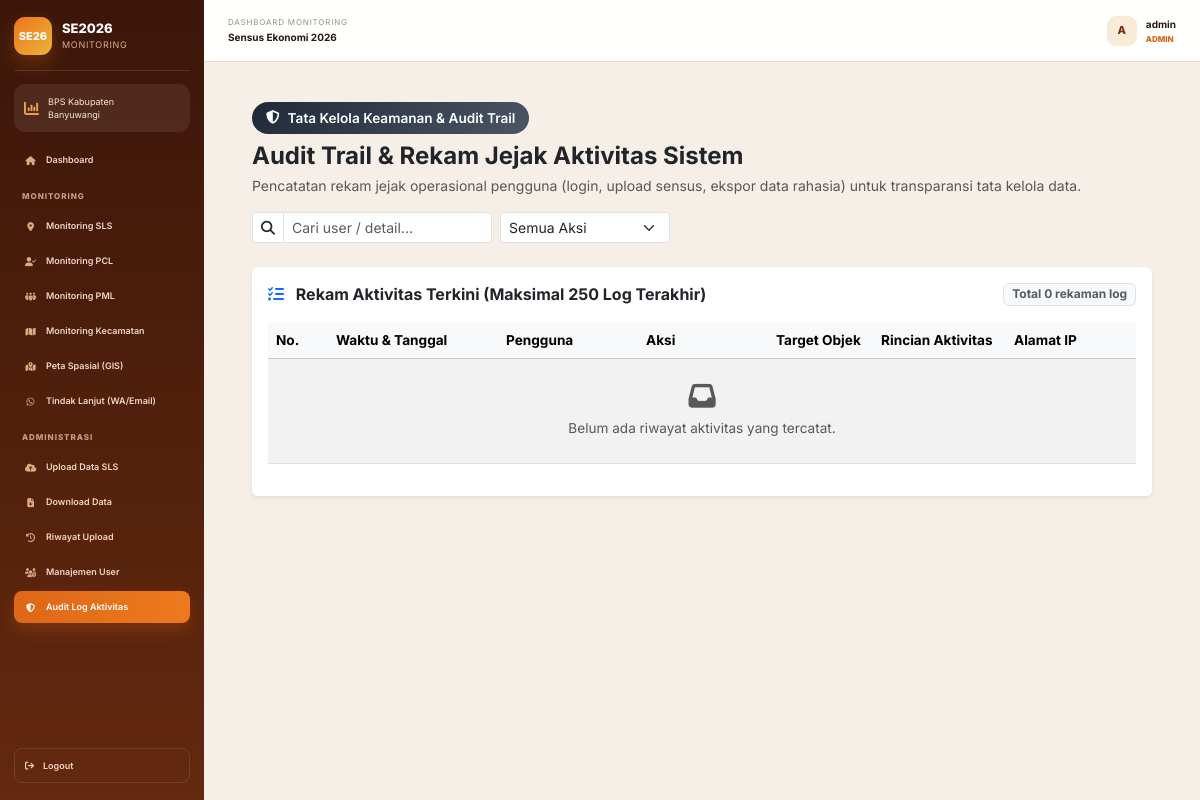
The page /admin/logs (signed in) on the database its author committed.
### models/user.py (models this page shows, shortened)
class User(db.Model):
    __tablename__ = "users"
    id = db.Column(db.Integer, primary_key=True)
    nama_lengkap = db.Column(db.String(150), nullable=False)
    username = db.Column(db.String(80), nullable=False, unique=True, index=True)
    email = db.Column(db.String(150), nullable=False, unique=True, index=True)
    password_hash = db.Column(db.String(255), nullable=False)
    role = db.Column(db.Enum("admin", "user", name="user_role"), nullable=False, default="user")
    is_active = db.Column(db.Boolean, nullable=False, default=True)
    created_at = db.Column(db.DateTime, nullable=False, default=datetime.utcnow)
    updated_at = db.Column(db.DateTime, nullable=False, default=datetime.utcnow, onupdate=datetime.utcnow)

### routes/log_routes.py (the view)
@log_bp.route("/admin/logs")
@login_required
@admin_required
def activity_logs():
    action_filter = request.args.get("action", "").strip() or None
    search_query = request.args.get("q", "").strip() or None
    logs = get_activity_logs(limit=250, action_filter=action_filter, search=search_query)
    return render_template(
        "activity_logs.html",
        logs=logs,
        current_action=action_filter or "",
        search_query=search_query or "",
    )

### routes/auth_routes.py (called while the page is built, shortened)
def _sync_registered_snapshots():
    snapshots = session.get("registered_snapshots") or []
    if not snapshots:
        return

### services/activity_service.py (called while the page is built, shortened)
def get_activity_logs(limit=200, action_filter=None, search=None):
    try:
        query = ActivityLog.query.order_by(ActivityLog.created_at.desc())
        if action_filter:
            query = query.filter(ActivityLog.action == action_filter.upper())
        return query.limit(limit).all()
    except Exception as e:
        logger.warning("Gagal mengambil activity log: %s", e)
        return []

### templates/activity_logs.html (shortened to what this page needs)
{% extends "base.html" %}
{% block page_id %}logs-page{% endblock %}
{% block content %}
<div class="container-fluid px-4 py-3">
  <div class="d-flex flex-wrap align-items-center justify-content-between gap-3 mb-4">
    <div>
      <div class="log-header-badge mb-2">
        <i class="fa-solid fa-shield-halved"></i> Tata Kelola Keamanan & Audit Trail
      </div>
      <h2 class="h4 fw-bold text-dark mb-1">
        Audit Trail & Rekam Jejak Aktivitas Sistem
      </h2>
      <p class="text-muted small mb-0">
        Pencatatan rekam jejak operasional pengguna (login, upload sensus, ekspor data rahasia) untuk transparansi tata kelola data.
      </p>
    </div>
    <form method="GET" action="/admin/logs" class="d-flex align-items-center gap-2">
      <div class="input-group input-group-sm" style="width: 240px;">
        <span class="input-group-text bg-white"><i class="fa-solid fa-magnifying-glass"></i></span>
        <input
          type="text"
          name="q"
          class="form-control"
          placeholder="Cari user / detail..."
          value="{{ search_query }}"
        />
      </div>
      <select name="action" class="form-select form-select-sm" style="width: 170px;" onchange="this.form.submit()">
        <option value="">Semua Aksi</option>
      </select>
    </form>
  </div>
  <div class="card border-0 shadow-sm p-3">
    <div class="d-flex align-items-center justify-content-between mb-3">
      <h6 class="fw-bold text-dark mb-0">
        <i class="fa-solid fa-list-check text-primary me-2"></i> Rekam Aktivitas Terkini (Maksimal 250 Log Terakhir)
      </h6>
      <span class="badge bg-light text-muted border">Total {{ logs|length }} rekaman log</span>
    </div>
    <div class="table-responsive">
      <table class="table table-hover table-striped align-middle" style="font-size: 0.85rem;">
        <thead class="table-light">
          <tr>
            <th style="width: 60px;">No.</th>
            <th style="width: 170px;">Waktu & Tanggal</th>
            <th style="width: 140px;">Pengguna</th>
            <th style="width: 130px;">Aksi</th>
            <th>Target Objek</th>
            <th>Rincian Aktivitas</th>
            <th style="width: 130px;">Alamat IP</th>
          </tr>
        </thead>
        <tbody>
          {% for log in logs %}
          <tr>
            <td>{{ loop.index }}</td>
            <td class="text-muted small">
              {{ log.created_at.strftime("%d/%m/%Y %H:%M:%S") if log.created_at else "-" }}
            </td>
            <td>
              {% if log.user %}
                <span class="badge bg-light text-dark border">
                  <i class="fa-solid fa-user me-1"></i> {{ log.user.username }}
                </span>
              {% else %}
                <span class="badge bg-secondary">System / Tamu</span>
              {% endif %}
            </td>
            <td>
              {% if log.action == 'LOGIN' %}
                <span class="badge bg-success">LOGIN</span>
              {% elif log.action == 'LOGIN_FAILED' %}
                <span class="badge bg-danger">LOGIN GAGAL</span>
              {% elif log.action == 'LOGOUT' %}
                <span class="badge bg-secondary">LOGOUT</span>
              {% elif log.action == 'UPLOAD' %}
                <span class="badge bg-primary">UPLOAD SLS</span>
              {% elif log.action == 'EXPORT' %}
                <span class="badge bg-info text-dark">EXPORT</span>
              {% elif log.action == 'SUBMIT_SUS' %}
                <span class="badge bg-warning text-dark">UJI SUS</span>
              {% else %}
                <span class="badge bg-dark">{{ log.action }}</span>
              {% endif %}
            </td>
            <td class="fw-semibold text-dark">{{ log.target or '-' }}</td>
            <td class="text-muted small">{{ log.details or '-' }}</td>
            <td><code>{{ log.ip_address or '127.0.0.1' }}</code></td>
          </tr>
          {% else %}
          <tr>
            <td colspan="7" class="text-center py-4 text-muted">
              <i class="fa-solid fa-inbox fa-2x mb-2 d-block"></i>
              Belum ada riwayat aktivitas yang tercatat.
            </td>
          </tr>
          {% endfor %}
        </tbody>
      </table>
    </div>
  </div>
</div>
{% endblock %}

### templates/base.html (shortened to what this page needs)
<!DOCTYPE html>
<html lang="id">
<head>
  <link
    href="https://cdn.jsdelivr.net/npm/bootstrap@5.3.3/dist/css/bootstrap.min.css"
    rel="stylesheet"
  >
  <link
    href="https://cdnjs.cloudflare.com/ajax/libs/font-awesome/6.5.2/css/all.min.css"
    rel="stylesheet"
  >
  <link
    rel="stylesheet"
    href="{{ url_for('static', filename='css/style.css') }}?v=42"
  >
  <link
    rel="stylesheet"
    href="{{ url_for('static', filename='css/upload-page.css') }}?v=1"
  >
</head>
<body data-page="{% block page_id %}{% endblock %}">
  <div class="app-shell">
    <aside class="sidebar" id="sidebar">
      <div class="sidebar-brand">
        <div class="brand-badge">SE26</div>
        <div class="brand-copy">
          <strong>SE2026</strong>
          <span>Monitoring</span>
        </div>
      </div>
      <div class="sidebar-divider"></div>
      <div class="agency-card">
        <i class="fa-solid fa-chart-column"></i>
        <span>
          BPS Kabupaten<br>
          Banyuwangi
        </span>
      </div>
      <nav class="sidebar-nav">
        <a
          href="/dashboard"
          class="nav-item {% if request.path == '/dashboard' %}active{% endif %}"
        >
          <i class="fa-solid fa-house"></i>
          <span>Dashboard</span>
        </a>
        <div class="nav-section-title">
          Monitoring
        </div>
        <a
          href="/monitoring-sls"
          class="nav-item {% if request.path == '/monitoring-sls' %}active{% endif %}"
        >
          <i class="fa-solid fa-location-dot"></i>
          <span>Monitoring SLS</span>
        </a>
        <a
          href="/monitoring-pcl"
          class="nav-item {% if request.path == '/monitoring-pcl' %}active{% endif %}"
        >
          <i class="fa-solid fa-user-check"></i>
          <span>Monitoring PCL</span>
        </a>
        <a
          href="/monitoring-pml"
          class="nav-item {% if request.path == '/monitoring-pml' %}active{% endif %}"
        >
          <i class="fa-solid fa-people-group"></i>
          <span>Monitoring PML</span>
        </a>
        <a
          href="/monitoring-kecamatan"
          class="nav-item {% if request.path == '/monitoring-kecamatan' %}active{% endif %}"
        >
          <i class="fa-solid fa-map"></i>
          <span>Monitoring Kecamatan</span>
        </a>
        <a
          href="/peta-spasial"
          class="nav-item {% if request.path == '/peta-spasial' %}active{% endif %}"
        >
          <i class="fa-solid fa-map-location-dot"></i>
          <span>Peta Spasial (GIS)</span>
        </a>
        <a
          href="/tindak-lanjut"
          class="nav-item {% if request.path == '/tindak-lanjut' %}active{% endif %}"
        >
          <i class="fa-brands fa-whatsapp"></i>
          <span>Tindak Lanjut (WA/Email)</span>
        </a>
        {% if current_user.role == 'admin' %}
        <div class="nav-section-title">
          Administrasi
        </div>
        <a
          href="/upload"
          class="nav-item {% if request.path == '/upload' %}active{% endif %}"
        >
          <i class="fa-solid fa-cloud-arrow-up"></i>
          <span>Upload Data SLS</span>
        </a>
        <a
          href="/download"
          class="nav-item {% if request.path == '/download' %}active{% endif %}"
        >
          <i class="fa-solid fa-file-arrow-down"></i>
          <span>Download Data</span>
        </a>
        <a
          href="/riwayat-upload"
          class="nav-item {% if 'riwayat' in request.path %}active{% endif %}"
        >
          <i class="fa-solid fa-clock-rotate-left"></i>
          <span>Riwayat Upload</span>
        </a>
        <a
          href="/admin/users"
          class="nav-item {% if 'users' in request.path %}active{% endif %}"
        >
          <i class="fa-solid fa-users-gear"></i>
          <span>Manajemen User</span>
        </a>
        <a
          href="/admin/logs"
          class="nav-item {% if 'logs' in request.path %}active{% endif %}"
        >
          <i class="fa-solid fa-shield-halved"></i>
          <span>Audit Log Aktivitas</span>
        </a>
        {% endif %}
      </nav>
      <div class="sidebar-footer">
        <a href="/logout" class="logout-link">
          <i class="fa-solid fa-arrow-right-from-bracket"></i>
          <span>Logout</span>
        </a>
      </div>
    </aside>
    <div class="app-main">
      <header class="topbar">
        <div class="topbar-left">
          <div>
            <span>Dashboard Monitoring</span>
            <strong>Sensus Ekonomi 2026</strong>
          </div>
        </div>
        <div class="topbar-user">
          <div class="user-avatar">
            {{
              (
                current_user.username
                if current_user.username
                else 'A'
              )[0]|upper
            }}
          </div>
          <div class="user-copy">
            <strong>
              {{
                current_user.username
                if current_user.username
                else 'Pengguna'
              }}
            </strong>
            <span>
              {{ current_user.role|upper }}
            </span>
          </div>
        </div>
      </header>
      <main class="main-content">
        {% block content %}{% endblock %}
      </main>
    </div>
  </div>
</body>
</html>

### static/css/style.css (style rules this page uses)
:root { --sidebar-width: 204px; --topbar-height: 62px; --brown-950: #3b1609; --brown-900: #4b1d0d; --brown-800: #64290f; --brown-700: #7c2d12; --orange-600: #d96317; --orange-500: #eb781c; --orange-100: #fff1e7; --green-600: #25835b; --red-600: #bf3f32; --gold-500: #dba63a; --cream-50: #fbf8f4; --cream-100: #f5efe8; --cream-200: #eadfd3; --white: #ffffff; --text-dark: #261913; --text-medium: #756960; --text-light: #9b8f86; --border: #e6d9cd; --shadow: 0 12px 30px rgba(80, 42, 19, 0.08); }
* { box-sizing: border-box; }
html, body { margin: 0; min-height: 100%; }
body { font-family: "Inter", "Segoe UI", sans-serif; background: var(--cream-100); color: var(--text-dark); overflow-x: hidden; }
a { color: inherit; text-decoration: none; }
button, input, select, textarea { font: inherit; }
.app-shell { min-height: 100vh; }
.sidebar { position: fixed; inset: 0 auto 0 0; z-index: 1035; display: flex; flex-direction: column; width: var(--sidebar-width); height: 100vh; padding: 17px 14px; overflow-y: auto; color: #f9eadd; background: linear-gradient( 180deg, var(--brown-950) 0%, var(--brown-800) 100% ); }
.sidebar-brand { display: flex; align-items: center; gap: 10px; }
.brand-badge { display: grid; place-items: center; flex: 0 0 38px; width: 38px; height: 38px; color: #fff; font-size: 11px; font-weight: 800; border-radius: 11px; background: linear-gradient( 135deg, #ef741a, #eab43b ); box-shadow: 0 8px 20px rgba(234, 120, 28, 0.26); }
.brand-copy { display: flex; flex-direction: column; line-height: 1.2; }
.brand-copy strong { color: #fff; font-size: 13px; font-weight: 800; }
.brand-copy span { margin-top: 3px; color: #d9ae91; font-size: 9px; letter-spacing: 0.08em; text-transform: uppercase; }
.sidebar-divider { height: 1px; margin: 15px 0 13px; background: rgba(255, 255, 255, 0.12); }
.agency-card { display: flex; align-items: center; gap: 9px; margin-bottom: 12px; padding: 11px 10px; color: #f8e5d5; font-size: 9px; line-height: 1.45; border-radius: 11px; background: rgba(255, 255, 255, 0.08); }
.agency-card i { color: #efa44b; font-size: 15px; }
.sidebar-nav { display: flex; flex-direction: column; gap: 3px; }
.nav-section-title { margin: 11px 8px 5px; color: #c99d82; font-size: 8px; font-weight: 800; letter-spacing: 0.12em; text-transform: uppercase; }
.nav-item { display: flex; align-items: center; gap: 9px; min-height: 32px; padding: 8px 10px; color: #f0d7c4; font-size: 9px; font-weight: 600; border-radius: 8px; transition: background 0.18s ease, color 0.18s ease, transform 0.18s ease; }
.nav-item i { width: 13px; color: #dcaa83; text-align: center; }
.nav-item.active { color: #fff; background: linear-gradient( 90deg, #df6718, #ec7a1d ); box-shadow: 0 8px 18px rgba(221, 101, 24, 0.24); }
.nav-item.active i { color: #fff; }
.sidebar-footer { margin-top: auto; padding-top: 16px; }
.logout-link { display: flex; align-items: center; gap: 9px; padding: 10px; color: #f2d7c5; font-size: 9px; font-weight: 600; border: 1px solid rgba(255, 255, 255, 0.11); border-radius: 8px; }
.app-main { min-height: 100vh; margin-left: var(--sidebar-width); }
.topbar { position: sticky; top: 0; z-index: 1020; display: flex; align-items: center; justify-content: space-between; height: var(--topbar-height); padding: 0 24px; border-bottom: 1px solid var(--border); background: rgba(255, 255, 255, 0.95); backdrop-filter: blur(14px); }
.topbar-left { display: flex; align-items: center; gap: 11px; }
.topbar-left > div { display: flex; flex-direction: column; }
.topbar-left span { color: var(--text-light); font-size: 8px; letter-spacing: 0.1em; text-transform: uppercase; }
.topbar-left strong { margin-top: 2px; font-size: 10px; }
.topbar-user { display: flex; align-items: center; gap: 9px; }
.user-avatar { display: grid; place-items: center; width: 30px; height: 30px; color: var(--brown-700); font-size: 11px; font-weight: 800; border-radius: 9px; background: #f8ebd8; }
.user-copy { display: flex; flex-direction: column; }
.user-copy strong { font-size: 10px; }
.user-copy span { margin-top: 1px; color: var(--orange-600); font-size: 8px; font-weight: 800; }
.main-content { width: 100%; max-width: 1480px; margin: 0 auto; padding: 24px; }

### templates/activity_logs.html (style rules this page uses)
.log-header-badge { background: linear-gradient(135deg, #1f2937, #4b5563); color: #fff; padding: 6px 14px; border-radius: 20px; font-size: 0.85rem; font-weight: 600; display: inline-flex; align-items: center; gap: 8px; }

### rows shown on the page
User: username "A", username "admin", role "ADMIN"

### other values the page prints
{{ logs|length }} "0"
